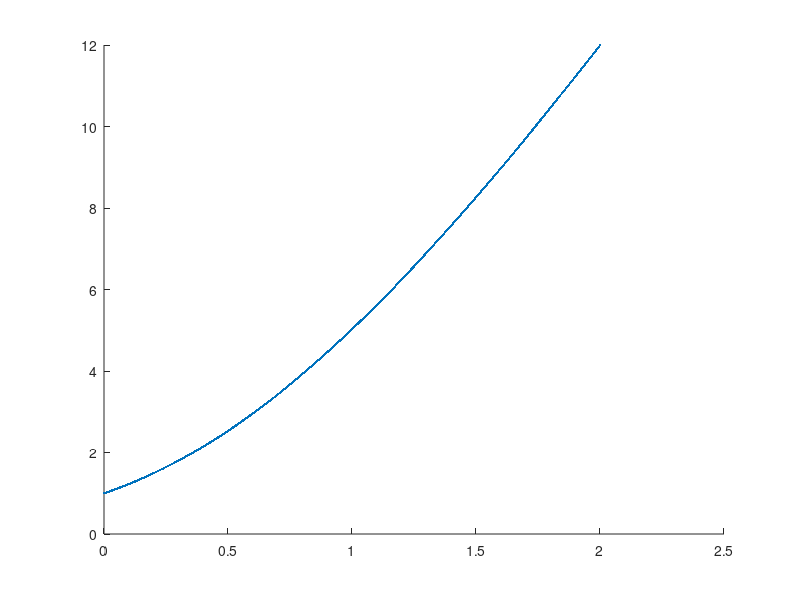

This chart was generated by the following MATLAB code:
close all;
clear all;
clc;

function local = RK4(fun_rhs,a,b,init_cond,n_ints)
  
  nrow = n_ints+1;
  ncol = size(init_cond)(2);
  
  local = zeros(nrow,ncol);
  
  h = (b - a)/n_ints;
  
  x = zeros(nrow,1);
  y = zeros(nrow,ncol);
  x(1) = a;
  y(1,:) = init_cond;
  for ii=1:n_ints
    K1 = h*fun_rhs(x(ii),y(ii,:));
    K2 = h*fun_rhs(x(ii)+0.5*h, y(ii,:)+0.5*K1);
    K3 = h*fun_rhs(x(ii)+0.5*h, y(ii,:)+0.5*K2);
    K4 = h*fun_rhs(x(ii)+h, y(ii,:)+K3);
    
    x(ii+1) = x(ii) + h;
    y(ii+1,:) = y(ii,:) + (1/6)*(K1 + 2*K2 + 2*K3 + K4);
  end
  
  local = cat(2, x, y);
end



fr = @(x,y) [y(2), 5-2*x-sin(x*y(1)*y(2))]

a=0;
b=2;
y0=[1,2];
npts = 500;
sol = RK4(fr,a,b,y0,npts);


hold on;
scatter(sol(:,1),sol(:,2),3,'filled');

clear all
